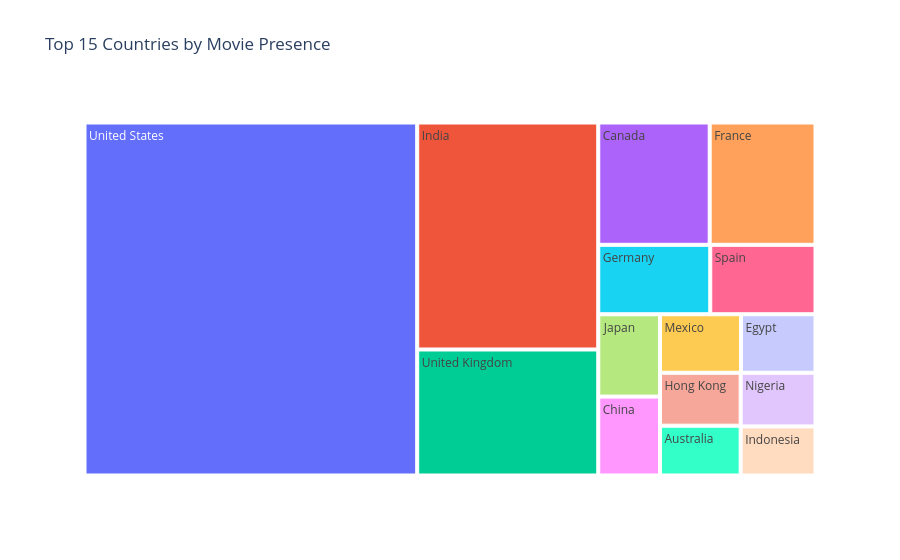

The cell this chart's notebook holds for it:
### Code cell
# Method 2: Flatten and Counter
x = net_movies['country'].apply(lambda x: [country.strip() for country in str(x).strip().split(',')])
countries = Counter([item for sublist in x for item in sublist]).most_common()
top = pd.DataFrame(countries)
top.columns = ['country', 'count']
top = top[~top['country'].isin(('', 'Unknown'))]
fig = px.treemap(top.head(15), 
                  path=['country'],  
                  values='count', 
                  title='Top 15 Countries by Movie Presence')
fig.show()

### Figure 1 — Plotly figure (JSON) as saved in the notebook; plotly's stock layout.template omitted (floating-point values rounded to 4 significant figures)
{"data": [{"branchvalues": "total", "domain": {"x": [0, 1], "y": [0, 1]}, "hovertemplate": "labels=%{label}<br>count=%{value}<br>parent=%{parent}<br>id=%{id}<extra></extra>", "ids": ["Australia", "Canada", "China", "Egypt", "France", "Germany", "Hong Kong", "India", "Indonesia", "Japan", "Mexico", "Nigeria", "Spain", "United Kingdom", "United States"], "labels": ["Australia", "Canada", "China", "Egypt", "France", "Germany", "Hong Kong", "India", "Indonesia", "Japan", "Mexico", "Nigeria", "Spain", "United Kingdom", "United States"], "name": "", "parents": ["", "", "", "", "", "", "", "", "", "", "", "", "", "", ""], "type": "treemap", "values": [94, 319, 114, 102, 303, 182, 100, 962, 86, 119, 111, 94, 171, 534, 2749]}], "layout": {"legend": {"tracegroupgap": 0}, "title": {"text": "Top 15 Countries by Movie Presence"}}}
